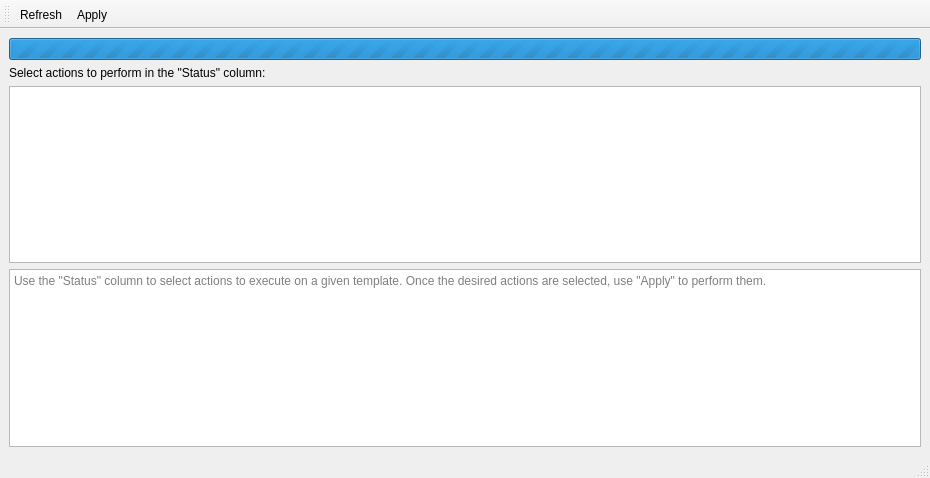
<?xml version="1.0" encoding="UTF-8"?>
<ui version="4.0">
 <class>QubesTemplateManager</class>
 <widget class="QMainWindow" name="QubesTemplateManager">
  <property name="geometry">
   <rect>
    <x>0</x>
    <y>0</y>
    <width>930</width>
    <height>478</height>
   </rect>
  </property>
  <property name="windowTitle">
   <string>Qubes Template Manager</string>
  </property>
  <widget class="QWidget" name="centralwidget">
   <layout class="QVBoxLayout" name="verticalLayout">
    <item>
     <widget class="QProgressBar" name="progressBar">
      <property name="maximum">
       <number>0</number>
      </property>
      <property name="value">
       <number>-1</number>
      </property>
     </widget>
    </item>
    <item>
     <widget class="QLabel" name="label">
      <property name="text">
       <string>Select actions to perform in the &quot;Status&quot; column:</string>
      </property>
     </widget>
    </item>
    <item>
     <widget class="QTreeView" name="listing">
      <property name="editTriggers">
       <set>QAbstractItemView::AllEditTriggers</set>
      </property>
      <property name="selectionMode">
       <enum>QAbstractItemView::SingleSelection</enum>
      </property>
      <property name="itemsExpandable">
       <bool>false</bool>
      </property>
      <property name="sortingEnabled">
       <bool>true</bool>
      </property>
      <property name="expandsOnDoubleClick">
       <bool>false</bool>
      </property>
     </widget>
    </item>
    <item>
     <widget class="QTextEdit" name="infobox">
      <property name="readOnly">
       <bool>true</bool>
      </property>
      <property name="placeholderText">
       <string>Use the &quot;Status&quot; column to select actions to execute on a given template. Once the desired actions are selected, use &quot;Apply&quot; to perform them.</string>
      </property>
     </widget>
    </item>
   </layout>
  </widget>
  <widget class="QMenuBar" name="menubar">
   <property name="geometry">
    <rect>
     <x>0</x>
     <y>0</y>
     <width>930</width>
     <height>24</height>
    </rect>
   </property>
  </widget>
  <widget class="QStatusBar" name="statusbar"/>
  <widget class="QToolBar" name="toolBar">
   <property name="windowTitle">
    <string>toolBar</string>
   </property>
   <property name="toolButtonStyle">
    <enum>Qt::ToolButtonTextUnderIcon</enum>
   </property>
   <attribute name="toolBarArea">
    <enum>TopToolBarArea</enum>
   </attribute>
   <attribute name="toolBarBreak">
    <bool>false</bool>
   </attribute>
   <addaction name="actionRefresh"/>
   <addaction name="actionInstall"/>
  </widget>
  <action name="actionRefresh">
   <property name="icon">
    <iconset theme="view-refresh"/>
   </property>
   <property name="text">
    <string>Refresh</string>
   </property>
  </action>
  <action name="actionInstall">
   <property name="icon">
    <iconset theme="go-down"/>
   </property>
   <property name="text">
    <string>Apply</string>
   </property>
  </action>
 </widget>
 <resources/>
 <connections/>
</ui>
